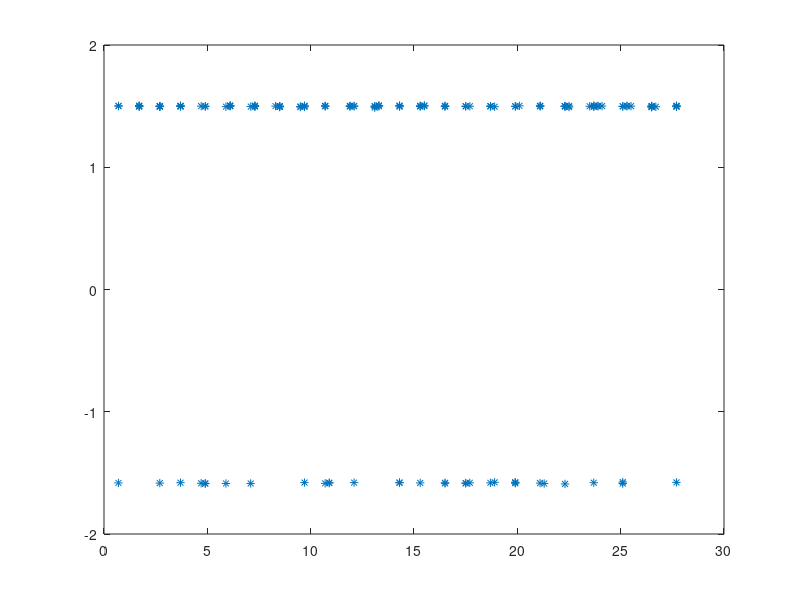

Source code (MATLAB):
clear
clc
logdata=importdata('loog.txt', ' ');
x=logdata(:,1);
y=logdata(:,2);

time=logdata(:,3);
distvector=1:size(logdata);
distvector=distvector.*0.2;
Meantime=mean(time)
Maxtime=max(time)
MinTime=min(time)
Stdvariation=std(time)
xkorigeret=x+distvector'

plot(xkorigeret,y,'*')